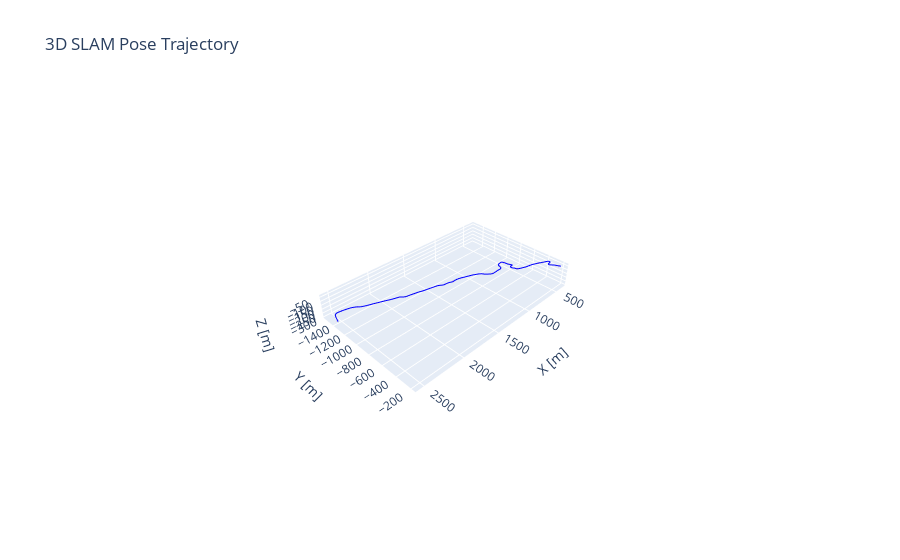

Write notebook code for a chart like this one.
### Code cell
# import numpy as np
# import plotly.graph_objects as go
# from scipy.spatial.transform import Rotation as R

# # Load data from the text file
# file_path = "rtabmap_slam.txt"

# # Read data, skipping the first header row
# data = np.loadtxt(file_path, skiprows=1)

# # Extract positions and quaternions
# positions = data[:, 1:4]  # x, y, z
# quaternions = data[:, 4:8]  # qx, qy, qz, qw

# Create a 3D scatter plot for the trajectory
fig = go.Figure(data=[go.Scatter3d(
    x=positions[:, 0],
    y=positions[:, 1],
    z=positions[:, 2],
    mode='lines',
    line=dict(color='blue', width=2),
    name='Trajectory',
    showlegend=False
)])

# Function to plot coordinate frames
def plot_coordinate_frame(fig, position, quaternion, scale=0.2):
    # Convert quaternion (qx, qy, qz, qw) to rotation matrix
    rotation = R.from_quat(quaternion).as_matrix()
    
    # Define origin
    origin = position
    
    # Define axes in local frame
    axes = np.eye(3) * scale
    
    # Transform axes to global frame
    transformed_axes = rotation @ axes
    
    # Define colors for x, y, z axes
    colors = ['red', 'green', 'blue']
    
    for i in range(3):
        fig.add_trace(go.Scatter3d(
            x=[origin[0], origin[0] + transformed_axes[0, i]],
            y=[origin[1], origin[1] + transformed_axes[1, i]],
            z=[origin[2], origin[2] + transformed_axes[2, i]],
            mode='lines',
            line=dict(color=colors[i], width=5),
            name=f'{colors[i]} axis',
            showlegend=False
        ))

# Plot coordinate frames at selected intervals
for i in range(0, len(positions), 5):  # Adjust step size for clarity
    plot_coordinate_frame(fig, positions[i], quaternions[i])

# Compute the range for each axis
x_range = positions[:, 0].max() - positions[:, 0].min()
y_range = positions[:, 1].max() - positions[:, 1].min()
z_range = positions[:, 2].max() - positions[:, 2].min()

# Determine the maximum range
max_range = max(x_range, y_range, z_range)

# Set the aspect ratio based on the maximum range
aspect_ratio = dict(x=x_range / max_range, y=y_range / max_range, z=z_range / max_range)

# Update layout to set equal aspect ratio
fig.update_layout(
    scene=dict(
        aspectmode='manual',
        aspectratio=aspect_ratio,
        xaxis=dict(title='X [m]'),
        yaxis=dict(title='Y [m]'),
        zaxis=dict(title='Z [m]')
    ),
    title='3D SLAM Pose Trajectory',
    legend=dict(x=0, y=1)
)

# Show the plot
fig.show()
